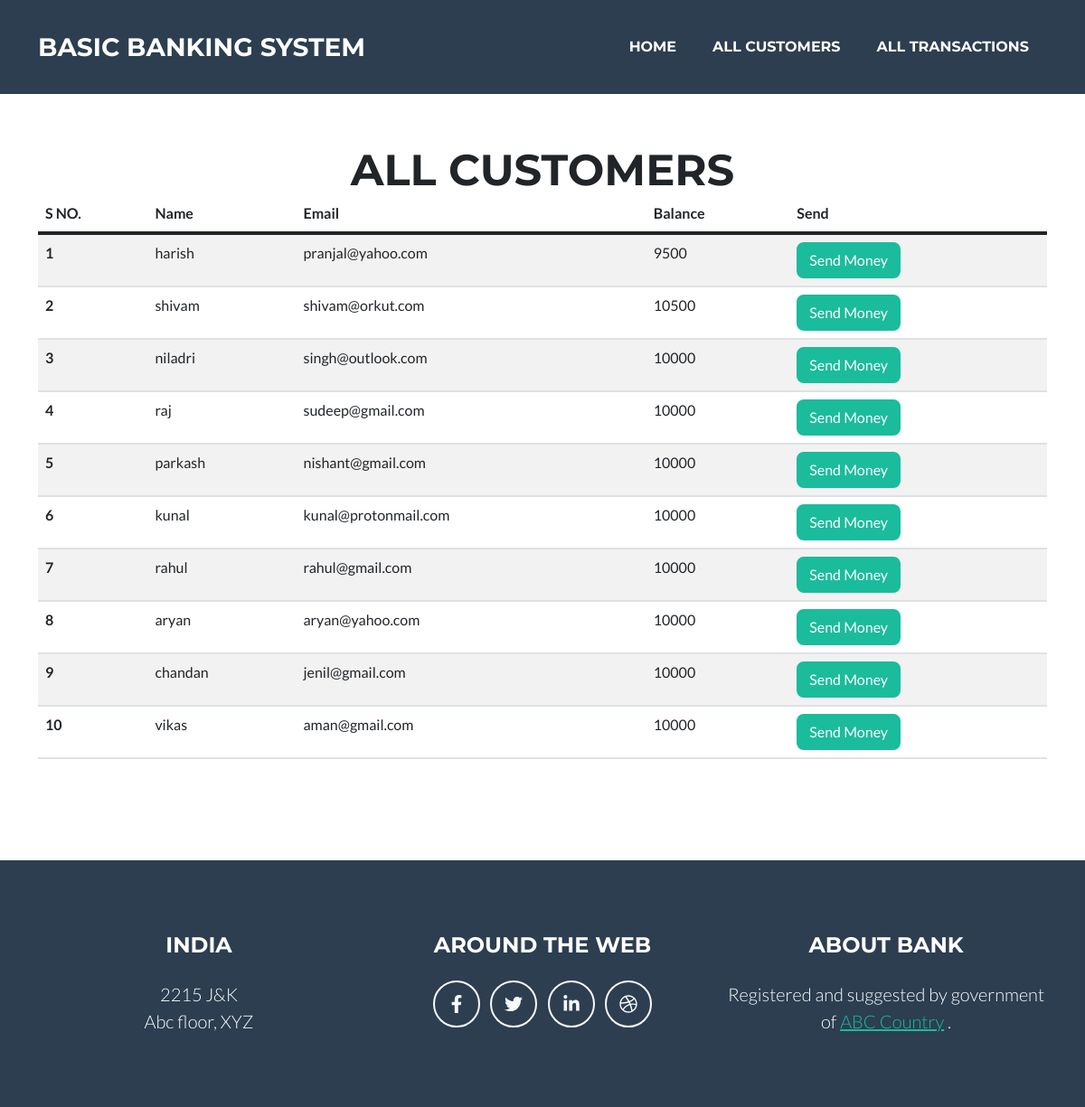
The page /customers.php on the database its author committed.
### tables this page shows
CREATE TABLE `customers` (
  `Cust_ID` int(11) NOT NULL,
  `Name` varchar(11) NOT NULL,
  `Email` varchar(255) NOT NULL,
  `Amount` double NOT NULL
);

### customers.php (the view, shortened to what this page needs)
<!DOCTYPE html>
<html lang="en">
<head>
    <link href="css/styles.css" rel="stylesheet" />
</head>
<body id="page-top">
    <nav class="navbar navbar-expand-lg bg-secondary text-uppercase fixed-top" id="mainNav">
        <div class="container">
            <a class="navbar-brand" href="#page-top">Basic Banking System</a>
            <div class="collapse navbar-collapse" id="navbarResponsive">
                <ul class="navbar-nav ms-auto">
                    <li class="nav-item mx-0 mx-lg-1"><a class="nav-link py-3 px-0 px-lg-3 rounded" href="index.php">Home</a></li>
                    <li class="nav-item mx-0 mx-lg-1"><a class="nav-link py-3 px-0 px-lg-3 rounded" href="./customers.php">All Customers</a></li>
                    <li class="nav-item mx-0 mx-lg-1"><a class="nav-link py-3 px-0 px-lg-3 rounded" href="./transaction.php">All transactions</a></li>
                </ul>
            </div>
        </div>
    </nav>
    <section class="page-section mb-0" id="about">
        <div class="container">
            <br><br><br>
            <h2 class="page-section-heading text-center text-uppercase">All Customers</h2>
            <table class="table table-striped">
                <thead>
                    <tr>
                        <th scope="col">S NO.</th>
                        <th scope="col">Name</th>
                        <th scope="col">Email</th>
                        <th scope="col">Balance</th>
                        <th scope="col">Send</th>
                    </tr>
                </thead>
                <tbody>
                    <?php
                    require 'connection.php';
                    $query = "SELECT * FROM `customers`";
                    $result = mysqli_query($con, $query);
                    if (mysqli_num_rows($result) > 0) {
                        $sn = 1;
                        while ($data = mysqli_fetch_assoc($result)) {
                            echo '
                            <tr>
                                <th scope="row">' . $sn . '</th>
                                <td>' . $data['Name'] . '</td>
                                <td>' . $data['Email'] . '</td>
                                <td>' . $data['Amount'] . '</td>
                                <td><a class="btn btn-primary" href="send.php?from=' . $data['Email'] . '">Send Money</a></td>
                            </tr>
                            ';
                            $sn++;
                        }
                    } else {
                        echo '
                        <tr>
                        <th scope="row" colspan="4">No Data Found</th>
                    </tr>
                        ';
                    }
                    ?>
                </tbody>
            </table>
        </div>
    </section>
    <footer class="footer text-center">
        <div class="container">
            <div class="row">
                <div class="col-lg-4 mb-5 mb-lg-0">
                    <h4 class="text-uppercase mb-4">India</h4>
                    <p class="lead mb-0">
                        2215 J&K
                        <br />
                        Abc floor, XYZ
                    </p>
                </div>
                <div class="col-lg-4 mb-5 mb-lg-0">
                    <h4 class="text-uppercase mb-4">Around the Web</h4>
                    <a class="btn btn-outline-light btn-social mx-1" href="#!"><i class="fab fa-fw fa-facebook-f"></i></a>
                    <a class="btn btn-outline-light btn-social mx-1" href="#!"><i class="fab fa-fw fa-twitter"></i></a>
                    <a class="btn btn-outline-light btn-social mx-1" href="#!"><i class="fab fa-fw fa-linkedin-in"></i></a>
                    <a class="btn btn-outline-light btn-social mx-1" href="#!"><i class="fab fa-fw fa-dribbble"></i></a>
                </div>
                <div class="col-lg-4">
                    <h4 class="text-uppercase mb-4">About Bank</h4>
                    <p class="lead mb-0">
                        Registered and suggested by government of
                        <a href="#">ABC Country</a>
                        .
                    </p>
                </div>
            </div>
        </div>
    </footer>
    </body>
</html>

### rows shown on the page
customers: Name "harish", Email "pranjal@yahoo.com", Amount "9500"
customers: Name "shivam", Email "shivam@orkut.com", Amount "10500"
customers: Name "niladri", Email "singh@outlook.com", Amount "10000"
customers: Name "raj", Email "sudeep@gmail.com", Amount "10000"
customers: Name "parkash", Email "nishant@gmail.com", Amount "10000"
customers: Name "kunal", Email "kunal@protonmail.com", Amount "10000"
customers: Name "rahul", Email "rahul@gmail.com", Amount "10000"
customers: Name "aryan", Email "aryan@yahoo.com", Amount "10000"
customers: Name "chandan", Email "jenil@gmail.com", Amount "10000"
customers: Name "vikas", Email "aman@gmail.com", Amount "10000"
